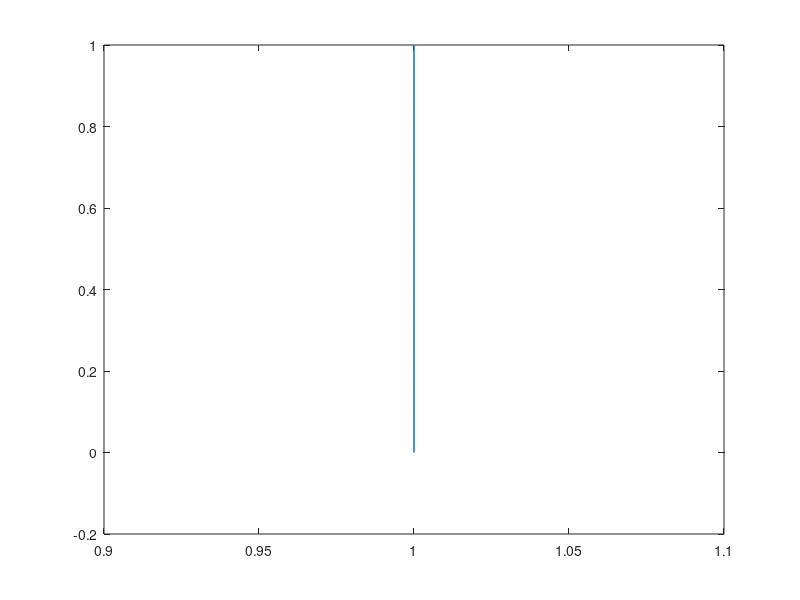

This figure's MATLAB source:
%% FFT Example 2
% The triangular pulse is obtained with
x = linspace(1,1,100);
y = [linspace(0,1,50) linspace(1,0,50)];
plot(x,y)
% and the FFT is obtained with
plot(x, fft(y))
% The inverse FFT is obtained with
plot(x, ifft(fft(y)))
